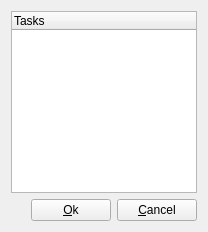
<ui version="4.0" >
 <class>TaskRefDialog</class>
 <widget class="QDialog" name="TaskRefDialog" >
  <property name="geometry" >
   <rect>
    <x>0</x>
    <y>0</y>
    <width>208</width>
    <height>232</height>
   </rect>
  </property>
  <property name="windowTitle" >
   <string>Add/Change Tasks</string>
  </property>
  <property name="modal" >
   <bool>true</bool>
  </property>
  <layout class="QGridLayout" >
   <item row="1" column="1" >
    <spacer name="Horizontal Spacing2" >
     <property name="orientation" >
      <enum>Qt::Horizontal</enum>
     </property>
     <property name="sizeType" >
      <enum>QSizePolicy::Expanding</enum>
     </property>
     <property name="sizeHint" stdset="0" >
      <size>
       <width>228</width>
       <height>20</height>
      </size>
     </property>
    </spacer>
   </item>
   <item row="1" column="3" >
    <widget class="QPushButton" name="cancelButton_" >
     <property name="text" >
      <string>&amp;Cancel</string>
     </property>
     <property name="shortcut" >
      <string>Alt+C</string>
     </property>
     <property name="autoDefault" >
      <bool>false</bool>
     </property>
    </widget>
   </item>
   <item row="1" column="2" >
    <widget class="QPushButton" name="okButton_" >
     <property name="text" >
      <string>&amp;Ok</string>
     </property>
     <property name="shortcut" >
      <string>Alt+O</string>
     </property>
     <property name="autoDefault" >
      <bool>false</bool>
     </property>
    </widget>
   </item>
   <item row="0" column="0" colspan="4" >
    <widget class="QTreeWidget" name="tasksListView_" >
     <property name="selectionMode" >
      <enum>QAbstractItemView::SingleSelection</enum>
     </property>
     <property name="rootIsDecorated" >
      <bool>false</bool>
     </property>
     <property name="allColumnsShowFocus" >
      <bool>true</bool>
     </property>
     <property name="headerHidden" >
      <bool>false</bool>
     </property>
     <column>
      <property name="text" >
       <string>Tasks</string>
      </property>
     </column>
    </widget>
   </item>
  </layout>
 </widget>
 <layoutdefault spacing="6" margin="11" />
 <pixmapfunction>qPixmapFromMimeSource</pixmapfunction>
 <tabstops>
  <tabstop>tasksListView_</tabstop>
  <tabstop>okButton_</tabstop>
  <tabstop>cancelButton_</tabstop>
 </tabstops>
 <resources/>
 <connections>
  <connection>
   <sender>cancelButton_</sender>
   <signal>released()</signal>
   <receiver>TaskRefDialog</receiver>
   <slot>reject()</slot>
   <hints>
    <hint type="sourcelabel" >
     <x>20</x>
     <y>20</y>
    </hint>
    <hint type="destinationlabel" >
     <x>20</x>
     <y>20</y>
    </hint>
   </hints>
  </connection>
  <connection>
   <sender>okButton_</sender>
   <signal>released()</signal>
   <receiver>TaskRefDialog</receiver>
   <slot>accept()</slot>
   <hints>
    <hint type="sourcelabel" >
     <x>20</x>
     <y>20</y>
    </hint>
    <hint type="destinationlabel" >
     <x>20</x>
     <y>20</y>
    </hint>
   </hints>
  </connection>
 </connections>
</ui>
